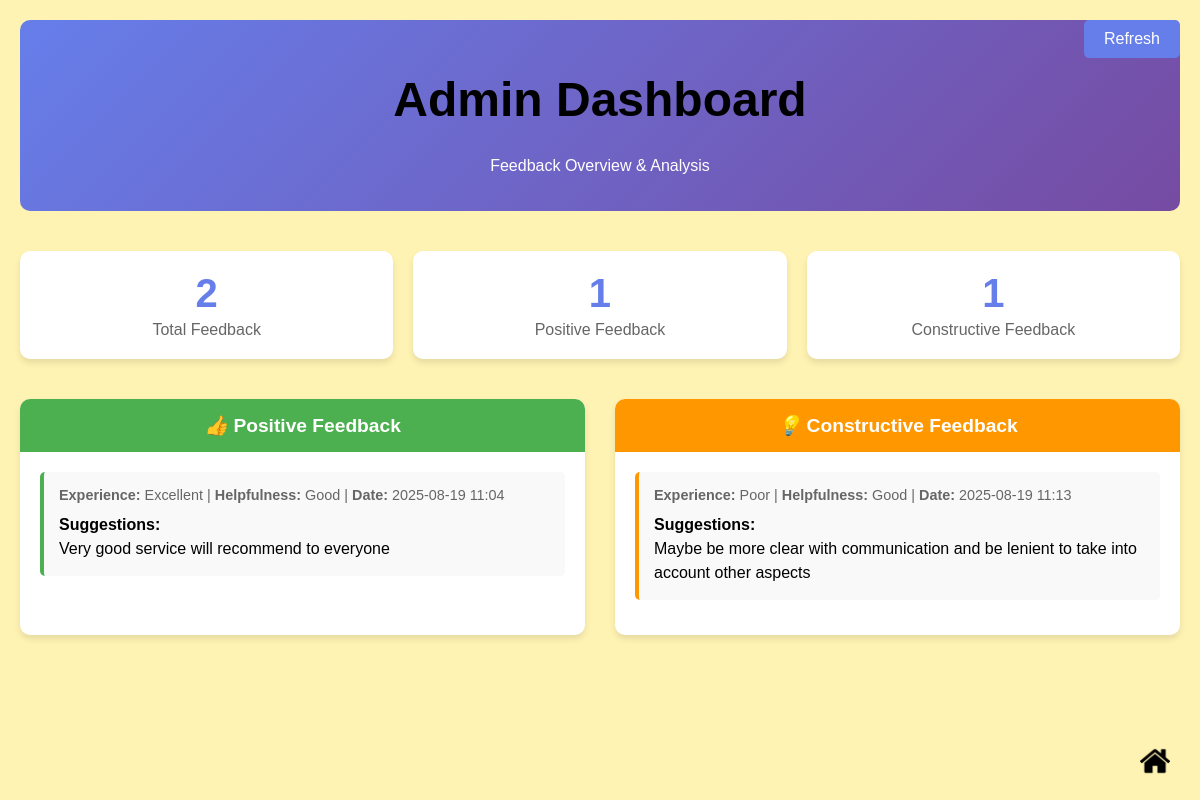
Page /dashboard on the earlier database version.
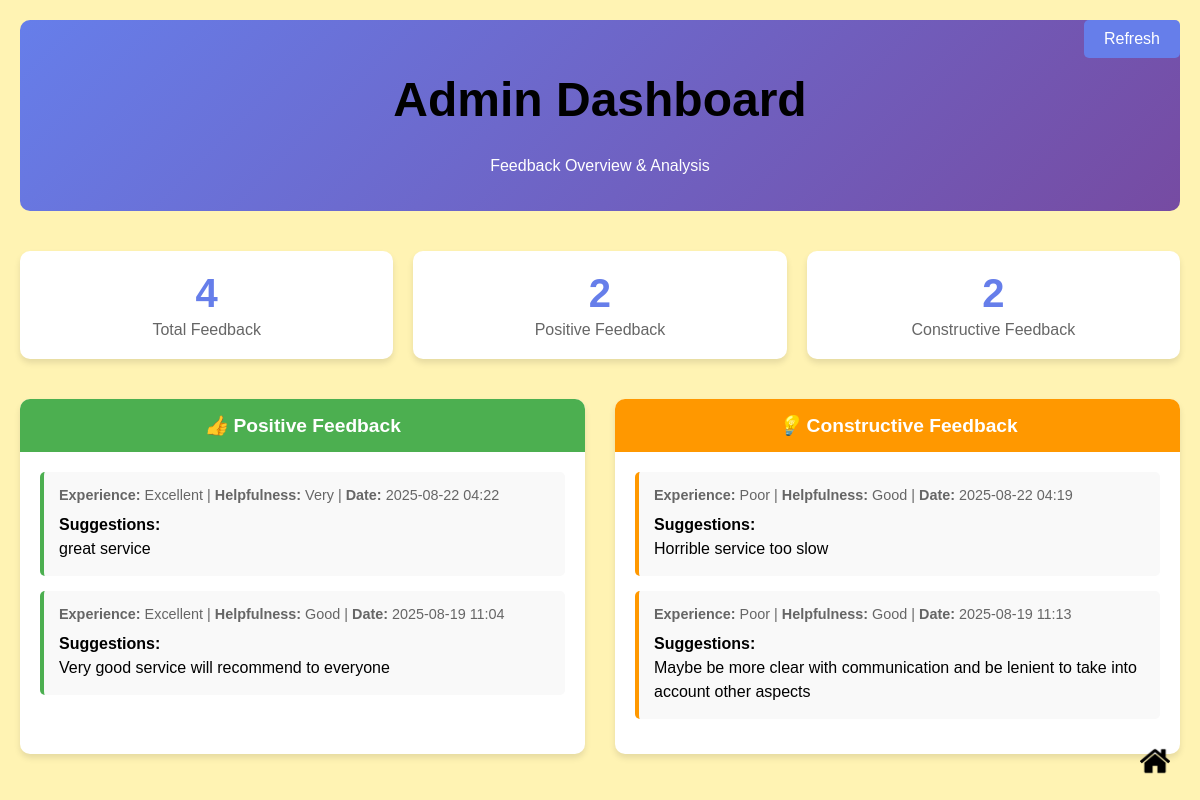
Same page on the later database version.
### models.py (models this page shows, shortened)
class Feedback(db.Model):
    __tablename__ = 'feedback'
    id = db.Column(db.Integer, primary_key=True)
    overall_experience = db.Column(db.String(50), nullable=False)
    helpful_rating = db.Column(db.String(50), nullable=False)
    suggestions = db.Column(db.Text, nullable=False)
    category = db.Column(db.String(20), nullable=True)  # 'good' or 'constructive'
    confidence_score = db.Column(db.Float, nullable=True)
    created_at = db.Column(db.DateTime, default=datetime.utcnow)
    ai_processed = db.Column(db.Boolean, default=False)

### app.py (the view)
@app.route('/dashboard')
def dashboard():
    all_feedback = FeedbackService.get_all_feedback()
    positive_feedback = [f for f in all_feedback if f.category == 'good']
    constructive_feedback = [f for f in all_feedback if f.category == 'constructive']
    return render_template('dashboard.html',
                         positive_feedback=positive_feedback,
                         constructive_feedback=constructive_feedback,
                         total_feedback=len(all_feedback))

### models.py (called while the page is built)
    @staticmethod
    def get_all_feedback():
        return Feedback.query.order_by(Feedback.created_at.desc()).all()

### templates/dashboard.html (shortened to what this page needs)
<!DOCTYPE html>
<html lang="en">
<head>
    <link rel="stylesheet" href="{{ url_for('static', filename='feedback.css') }}">
    <link rel="stylesheet" href="{{ url_for('static', filename='home-icon.css') }}">
</head>
<body>
    <div class="dashboard-container">
        <a href="/" class="home-link">
            <img src="{{ url_for('static', filename='25694.png') }}" alt="Home" class="home-icon">
        </a>
        <a href="/dashboard" class="refresh-btn">Refresh</a>
        <div class="dashboard-header">
            <h1>Admin Dashboard</h1>
            <p>Feedback Overview & Analysis</p>
        </div>
        <div class="stats-cards">
            <div class="stat-card">
                <div class="stat-number">{{ total_feedback }}</div>
                <div class="stat-label">Total Feedback</div>
            </div>
            <div class="stat-card">
                <div class="stat-number">{{ positive_feedback|length }}</div>
                <div class="stat-label">Positive Feedback</div>
            </div>
            <div class="stat-card">
                <div class="stat-number">{{ constructive_feedback|length }}</div>
                <div class="stat-label">Constructive Feedback</div>
            </div>
        </div>
        <div class="feedback-sections">
            <div class="section-card positive-section">
                <div class="section-header">
                    <i>👍</i> Positive Feedback
                </div>
                {% if positive_feedback %}
                    {% for feedback in positive_feedback %}
                        <div class="feedback-item">
                            <div class="feedback-meta">
                                <strong>Experience:</strong> {{ feedback.overall_experience }} |
                                <strong>Helpfulness:</strong> {{ feedback.helpful_rating }} |
                                <strong>Date:</strong> {{ feedback.created_at.strftime('%Y-%m-%d %H:%M') }}
                            </div>
                            <div class="feedback-content">
                                <strong>Suggestions:</strong><br>
                                {{ feedback.suggestions }}
                            </div>
                        </div>
                    {% endfor %}
                {% else %}
                    <div class="empty-state">
                        No positive feedback yet.
                    </div>
                {% endif %}
            </div>
            <div class="section-card constructive-section">
                <div class="section-header">
                    <i>💡</i> Constructive Feedback
                </div>
                {% if constructive_feedback %}
                    {% for feedback in constructive_feedback %}
                        <div class="feedback-item">
                            <div class="feedback-meta">
                                <strong>Experience:</strong> {{ feedback.overall_experience }} |
                                <strong>Helpfulness:</strong> {{ feedback.helpful_rating }} |
                                <strong>Date:</strong> {{ feedback.created_at.strftime('%Y-%m-%d %H:%M') }}
                            </div>
                            <div class="feedback-content">
                                <strong>Suggestions:</strong><br>
                                {{ feedback.suggestions }}
                            </div>
                        </div>
                    {% endfor %}
                {% else %}
                    <div class="empty-state">
                        No constructive feedback yet.
                    </div>
                {% endif %}
            </div>
        </div>
    </div>
</body>
</html>

### static/feedback.css (style rules this page uses)
body { background-color: #fff3b3; margin: 0; font-family: Arial, sans-serif; }
h1 { font-size: 48px; font-weight: bold; color: #000; margin-bottom: 30px; }
.home-link { position: absolute; bottom: 20px; right: 30px; }
.home-icon { width: 30px; height: 30px; }

### templates/dashboard.html (style rules this page uses)
.dashboard-container { max-width: 1200px; margin: 0 auto; padding: 20px; font-family: Arial, sans-serif; }
.dashboard-header { text-align: center; margin-bottom: 40px; padding: 20px; background: linear-gradient(135deg, #667eea 0%, #764ba2 100%); color: white; border-radius: 10px; }
.stats-cards { display: grid; grid-template-columns: repeat(auto-fit, minmax(250px, 1fr)); gap: 20px; margin-bottom: 40px; }
.stat-card { background: white; padding: 20px; border-radius: 10px; box-shadow: 0 4px 6px rgba(0,0,0,0.1); text-align: center; }
.stat-number { font-size: 2.5em; font-weight: bold; color: #667eea; }
.stat-label { color: #666; margin-top: 5px; }
.feedback-sections { display: grid; grid-template-columns: 1fr 1fr; gap: 30px; margin-top: 30px; }
.section-card { background: white; border-radius: 10px; padding: 20px; box-shadow: 0 4px 6px rgba(0,0,0,0.1); }
.section-header { padding: 15px; margin: -20px -20px 20px -20px; border-radius: 10px 10px 0 0; font-weight: bold; font-size: 1.2em; text-align: center; }
.positive-section .section-header { background: #4CAF50; color: white; }
.constructive-section .section-header { background: #FF9800; color: white; }
.feedback-item { border-left: 4px solid #ddd; padding: 15px; margin-bottom: 15px; background: #f9f9f9; border-radius: 5px; }
.positive-section .feedback-item { border-left-color: #4CAF50; }
.constructive-section .feedback-item { border-left-color: #FF9800; }
.feedback-meta { font-size: 0.9em; color: #666; margin-bottom: 10px; }
.feedback-content { line-height: 1.5; }
.refresh-btn { position: absolute; top: 20px; right: 20px; background: #667eea; color: white; padding: 10px 20px; border: none; border-radius: 5px; cursor: pointer; text-decoration: none; }

Differences in the rows shown:
added Feedback: overall_experience "Excellent", helpful_rating "Very", created_at "2025-08-22 04:22", suggestions "great service", shown under "Admin Dashboard"
added Feedback: overall_experience "Poor", helpful_rating "Good", created_at "2025-08-22 04:19", suggestions "Horrible service too slow"
Other differences:
{{ total_feedback }}: "2" → "4"
{{ positive_feedback|length }}: "1" → "2"
{{ constructive_feedback|length }}: "1" → "2"
